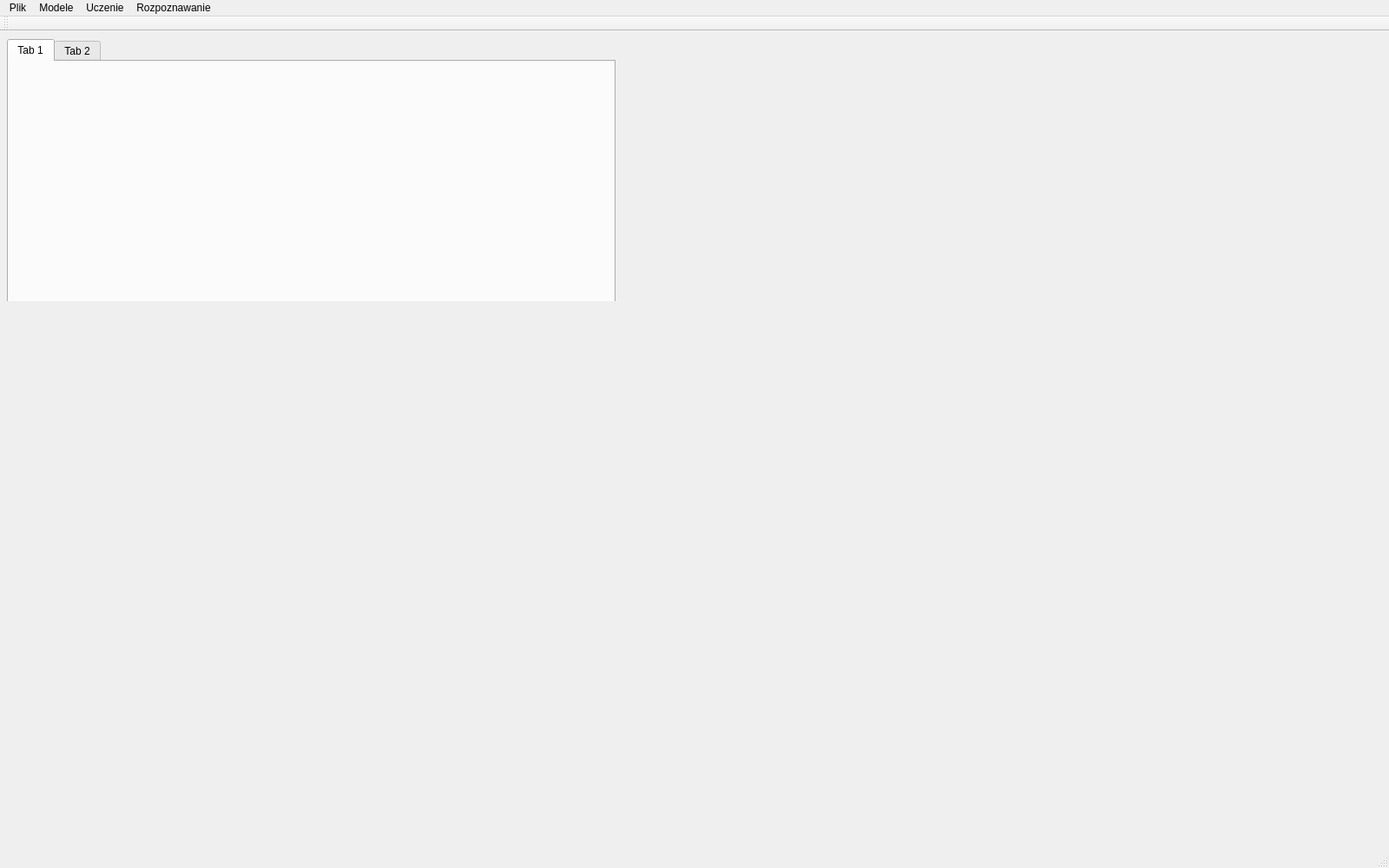
<?xml version="1.0" encoding="UTF-8"?>
<ui version="4.0">
 <class>MainWindow</class>
 <widget class="QMainWindow" name="MainWindow">
  <property name="geometry">
   <rect>
    <x>0</x>
    <y>0</y>
    <width>1600</width>
    <height>1000</height>
   </rect>
  </property>
  <property name="minimumSize">
   <size>
    <width>500</width>
    <height>700</height>
   </size>
  </property>
  <property name="maximumSize">
   <size>
    <width>2000</width>
    <height>2700</height>
   </size>
  </property>
  <property name="windowTitle">
   <string>MainWindow</string>
  </property>
  <widget class="QWidget" name="centralWidget">
   <widget class="QWidget" name="work_field_widget" native="true">
    <property name="geometry">
     <rect>
      <x>0</x>
      <y>0</y>
      <width>751</width>
      <height>311</height>
     </rect>
    </property>
    <widget class="QTabWidget" name="model_widget">
     <property name="geometry">
      <rect>
       <x>8</x>
       <y>9</y>
       <width>701</width>
       <height>861</height>
      </rect>
     </property>
     <property name="currentIndex">
      <number>0</number>
     </property>
     <widget class="QWidget" name="tab">
      <attribute name="title">
       <string>Tab 1</string>
      </attribute>
     </widget>
     <widget class="QWidget" name="tab_2">
      <attribute name="title">
       <string>Tab 2</string>
      </attribute>
     </widget>
    </widget>
    <widget class="QWidget" name="widget" native="true">
     <property name="geometry">
      <rect>
       <x>740</x>
       <y>10</y>
       <width>851</width>
       <height>301</height>
      </rect>
     </property>
    </widget>
   </widget>
  </widget>
  <widget class="QMenuBar" name="menuBar">
   <property name="geometry">
    <rect>
     <x>0</x>
     <y>0</y>
     <width>1600</width>
     <height>27</height>
    </rect>
   </property>
   <widget class="QMenu" name="menuPlik">
    <property name="title">
     <string>Plik</string>
    </property>
    <addaction name="actionWczytaj_plik_konfiguracyjny"/>
    <addaction name="actionEksportuj_plik_konfiguracyjny"/>
    <addaction name="separator"/>
   </widget>
   <widget class="QMenu" name="menuModele">
    <property name="title">
     <string>Modele</string>
    </property>
    <addaction name="actionUczenie"/>
    <addaction name="actionNowy_model_UBM"/>
    <addaction name="actionEksportuj_model"/>
   </widget>
   <widget class="QMenu" name="menuRozpoznawanie">
    <property name="title">
     <string>Rozpoznawanie</string>
    </property>
    <widget class="QMenu" name="menuZ_pliku">
     <property name="title">
      <string>Z pliku...</string>
     </property>
     <addaction name="actionWeryfikacja"/>
     <addaction name="actionIdentyfikacja"/>
    </widget>
    <widget class="QMenu" name="menuZ_mikrofonu">
     <property name="title">
      <string>Z mikrofonu...</string>
     </property>
     <addaction name="actionWeryfikacja_2"/>
     <addaction name="actionIdetyfikacja"/>
    </widget>
    <addaction name="menuZ_pliku"/>
    <addaction name="menuZ_mikrofonu"/>
   </widget>
   <widget class="QMenu" name="menuUczenie">
    <property name="title">
     <string>Uczenie</string>
    </property>
    <addaction name="actionZ_mikrofonu_2"/>
    <addaction name="actionZ_pliku_2"/>
   </widget>
   <addaction name="menuPlik"/>
   <addaction name="menuModele"/>
   <addaction name="menuUczenie"/>
   <addaction name="menuRozpoznawanie"/>
  </widget>
  <widget class="QToolBar" name="mainToolBar">
   <attribute name="toolBarArea">
    <enum>TopToolBarArea</enum>
   </attribute>
   <attribute name="toolBarBreak">
    <bool>false</bool>
   </attribute>
  </widget>
  <widget class="QStatusBar" name="statusBar"/>
  <action name="actionWczytaj_plik_konfiguracyjny">
   <property name="enabled">
    <bool>true</bool>
   </property>
   <property name="text">
    <string>Wczytaj plik konfiguracyjny</string>
   </property>
  </action>
  <action name="actionEksportuj_plik_konfiguracyjny">
   <property name="text">
    <string>Eksportuj plik konfiguracyjny</string>
   </property>
  </action>
  <action name="actionUczenie">
   <property name="text">
    <string>Nowy model mówcy</string>
   </property>
  </action>
  <action name="actionEksportuj_model">
   <property name="text">
    <string>Eksportuj model</string>
   </property>
  </action>
  <action name="actionZ_mikrofonu_2">
   <property name="text">
    <string>Z mikrofonu...</string>
   </property>
  </action>
  <action name="actionZ_pliku_2">
   <property name="text">
    <string>Z pliku...</string>
   </property>
  </action>
  <action name="actionNowy_model_UBM">
   <property name="text">
    <string>Nowy model UBM</string>
   </property>
  </action>
  <action name="actionWeryfikacja">
   <property name="text">
    <string>Weryfikacja</string>
   </property>
  </action>
  <action name="actionIdentyfikacja">
   <property name="text">
    <string>Identyfikacja</string>
   </property>
  </action>
  <action name="actionWeryfikacja_2">
   <property name="text">
    <string>Weryfikacja</string>
   </property>
  </action>
  <action name="actionIdetyfikacja">
   <property name="text">
    <string>Idetyfikacja</string>
   </property>
  </action>
 </widget>
 <layoutdefault spacing="6" margin="11"/>
 <resources/>
 <connections/>
</ui>
